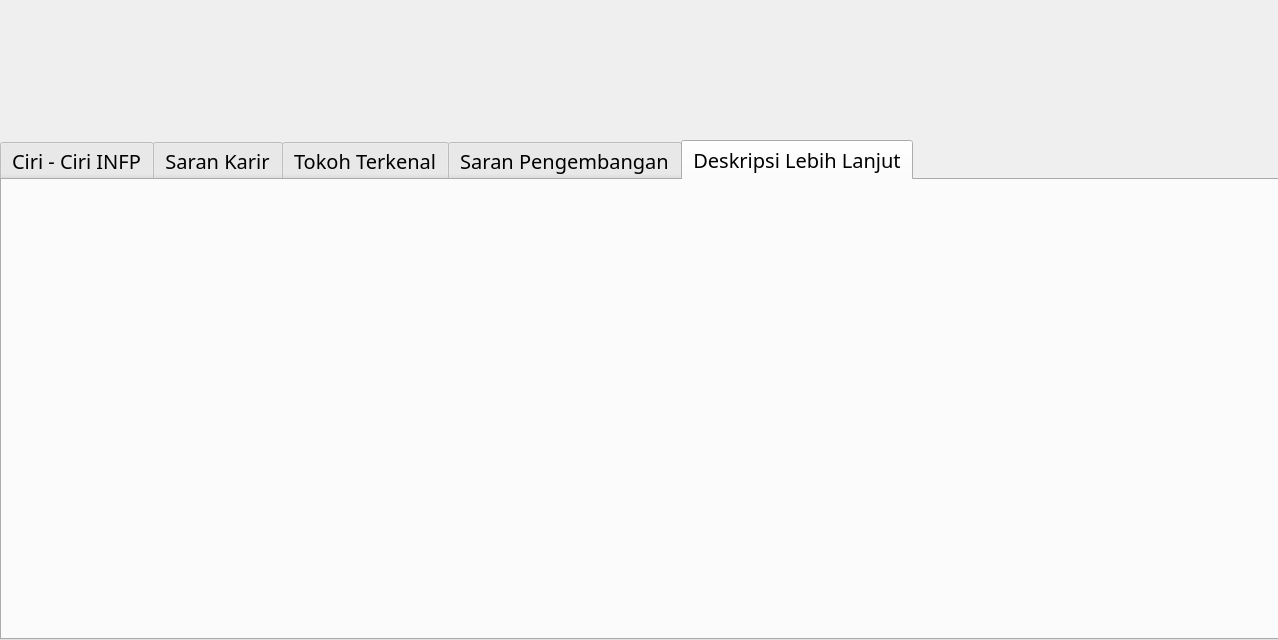
<?xml version="1.0" encoding="UTF-8"?>
<ui version="4.0">
 <class>Dialog</class>
 <widget class="QDialog" name="Dialog">
  <property name="geometry">
   <rect>
    <x>0</x>
    <y>0</y>
    <width>1278</width>
    <height>640</height>
   </rect>
  </property>
  <property name="minimumSize">
   <size>
    <width>1278</width>
    <height>640</height>
   </size>
  </property>
  <property name="maximumSize">
   <size>
    <width>1278</width>
    <height>640</height>
   </size>
  </property>
  <property name="windowTitle">
   <string>Kepribadian INTP</string>
  </property>
  <widget class="QTabWidget" name="tabWidget">
   <property name="geometry">
    <rect>
     <x>0</x>
     <y>140</y>
     <width>1281</width>
     <height>500</height>
    </rect>
   </property>
   <property name="font">
    <font>
     <family>NewsGoth Cn BT</family>
     <pointsize>15</pointsize>
     <weight>50</weight>
     <bold>false</bold>
    </font>
   </property>
   <property name="currentIndex">
    <number>4</number>
   </property>
   <property name="elideMode">
    <enum>Qt::ElideLeft</enum>
   </property>
   <widget class="QWidget" name="widget">
    <attribute name="title">
     <string>Ciri - Ciri INFP</string>
    </attribute>
    <widget class="QLabel" name="label_2">
     <property name="geometry">
      <rect>
       <x>-10</x>
       <y>0</y>
       <width>1291</width>
       <height>501</height>
      </rect>
     </property>
     <property name="text">
      <string/>
     </property>
     <property name="pixmap">
      <pixmap>Base Picture/ESFJ/ciri.jpg</pixmap>
     </property>
    </widget>
   </widget>
   <widget class="QWidget" name="tab_2">
    <property name="layoutDirection">
     <enum>Qt::LeftToRight</enum>
    </property>
    <attribute name="title">
     <string>Saran Karir</string>
    </attribute>
    <widget class="QLabel" name="label_3">
     <property name="geometry">
      <rect>
       <x>-10</x>
       <y>-30</y>
       <width>1291</width>
       <height>581</height>
      </rect>
     </property>
     <property name="text">
      <string/>
     </property>
     <property name="pixmap">
      <pixmap>Base Picture/ESFJ/kerja.jpg</pixmap>
     </property>
    </widget>
   </widget>
   <widget class="QWidget" name="tab">
    <attribute name="title">
     <string>Tokoh Terkenal</string>
    </attribute>
    <widget class="QLabel" name="label_4">
     <property name="geometry">
      <rect>
       <x>-10</x>
       <y>-20</y>
       <width>1291</width>
       <height>541</height>
      </rect>
     </property>
     <property name="text">
      <string/>
     </property>
     <property name="pixmap">
      <pixmap>Base Picture/ESFJ/tokoh.jpg</pixmap>
     </property>
    </widget>
   </widget>
   <widget class="QWidget" name="tab_3">
    <attribute name="title">
     <string>Saran Pengembangan</string>
    </attribute>
    <widget class="QLabel" name="label_5">
     <property name="geometry">
      <rect>
       <x>-10</x>
       <y>-20</y>
       <width>1291</width>
       <height>541</height>
      </rect>
     </property>
     <property name="text">
      <string/>
     </property>
     <property name="pixmap">
      <pixmap>Base Picture/ESFJ/pengembangan.jpg</pixmap>
     </property>
    </widget>
   </widget>
   <widget class="QWidget" name="tab_4">
    <attribute name="title">
     <string>Deskripsi Lebih Lanjut</string>
    </attribute>
    <widget class="QLabel" name="label_6">
     <property name="geometry">
      <rect>
       <x>-10</x>
       <y>-30</y>
       <width>1291</width>
       <height>541</height>
      </rect>
     </property>
     <property name="text">
      <string/>
     </property>
     <property name="pixmap">
      <pixmap>Base Picture/ESFJ/depkripsi.jpg</pixmap>
     </property>
    </widget>
   </widget>
  </widget>
  <widget class="QLabel" name="label">
   <property name="geometry">
    <rect>
     <x>-10</x>
     <y>-30</y>
     <width>1291</width>
     <height>640</height>
    </rect>
   </property>
   <property name="text">
    <string/>
   </property>
   <property name="pixmap">
    <pixmap>Base Picture/ESFJ/base.jpg</pixmap>
   </property>
  </widget>
  <zorder>label</zorder>
  <zorder>tabWidget</zorder>
 </widget>
 <resources/>
 <connections/>
</ui>
